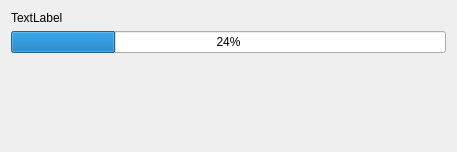
<?xml version="1.0" encoding="UTF-8"?>
<ui version="4.0">
 <class>ShufflingDialog</class>
 <widget class="QDialog" name="ShufflingDialog">
  <property name="geometry">
   <rect>
    <x>0</x>
    <y>0</y>
    <width>457</width>
    <height>152</height>
   </rect>
  </property>
  <property name="windowTitle">
   <string>Dialog</string>
  </property>
  <layout class="QVBoxLayout" name="verticalLayout">
   <item>
    <widget class="QLabel" name="label">
     <property name="text">
      <string>TextLabel</string>
     </property>
    </widget>
   </item>
   <item>
    <widget class="QProgressBar" name="progressBar">
     <property name="value">
      <number>24</number>
     </property>
    </widget>
   </item>
   <item>
    <spacer name="verticalSpacer">
     <property name="orientation">
      <enum>Qt::Vertical</enum>
     </property>
     <property name="sizeHint" stdset="0">
      <size>
       <width>20</width>
       <height>40</height>
      </size>
     </property>
    </spacer>
   </item>
  </layout>
 </widget>
 <resources/>
 <connections/>
</ui>
